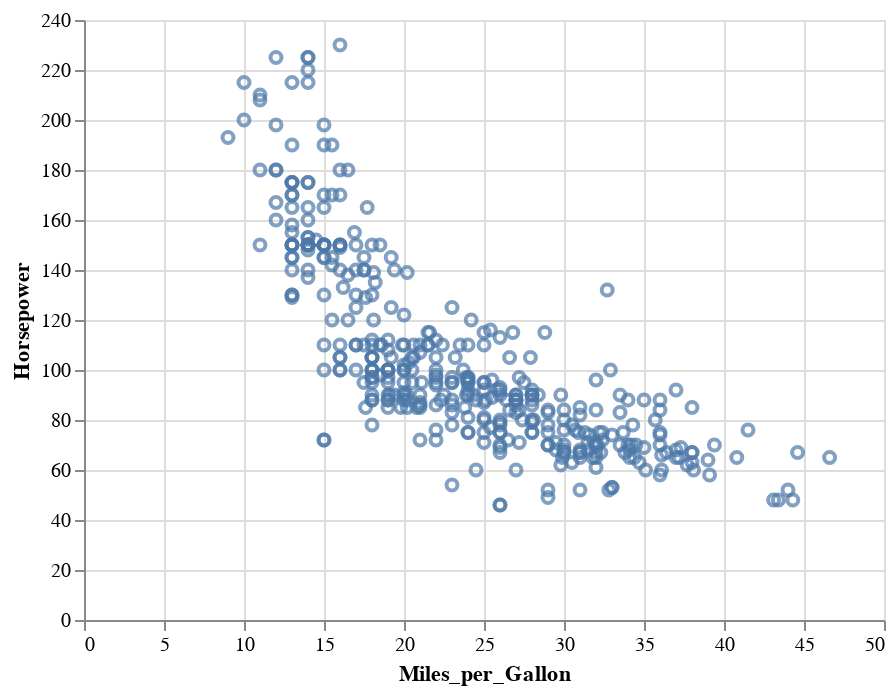

The cell this chart's notebook holds for it:
### Code cell
alt.Chart(cars).mark_point().encode(
    x="Miles_per_Gallon:Q",
    y="Horsepower:Q",
    tooltip="Name:N"  # <-- That's all folks
)

### Figure 1 — Vega-Lite specification as saved in the notebook (floating-point values rounded to 4 significant figures; data arrays with more than 128 entries replaced by an {"elided": "..."} marker saying what was removed)
{"$schema": "https://vega.github.io/schema/vega-lite/v2.4.1.json", "config": {"view": {"height": 300, "width": 400}}, "data": {"values": {"elided": "406 records"}}, "encoding": {"tooltip": {"field": "Name", "type": "nominal"}, "x": {"field": "Miles_per_Gallon", "type": "quantitative"}, "y": {"field": "Horsepower", "type": "quantitative"}}, "mark": "point"}
